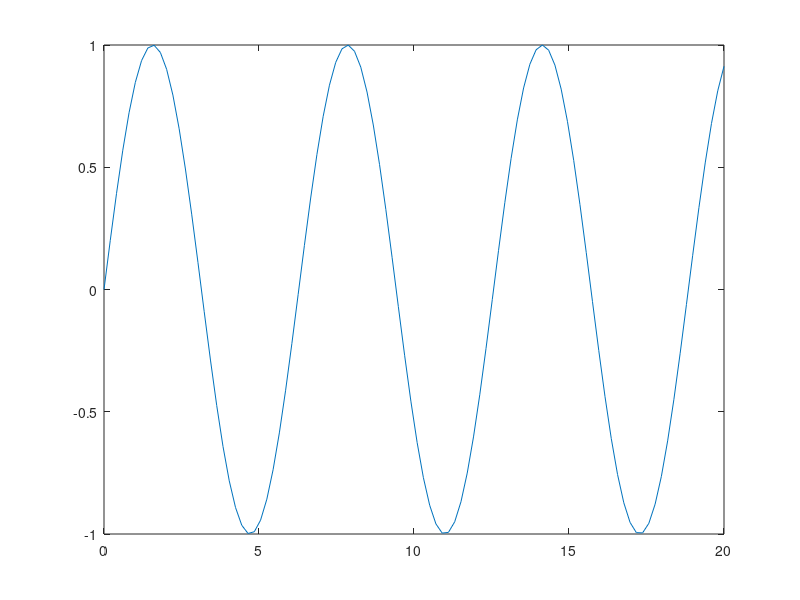

Source code (MATLAB):
clear
clc

% Range
% x = 1 : 5

% SinusSoidal
x = linspace(0,20,100);
y = sin(x);

plot(x,y) % Membuat Grafik 1 Koordinat
